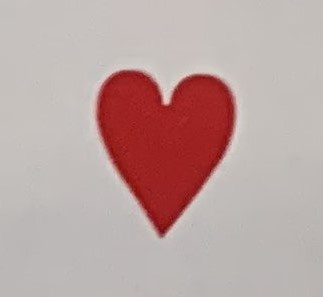
#> input picture Degree/Image Processing Assignment/ImageProcessing - A2/ImageA.jpeg, 323 x 297 px
$ python main.py
#> lines starting #> are read from the running program, lines starting #| are printed output that depends on the picture; after the words box and inside, x2 and y2 are one past the last pixel; in counts of white or black regions, pixels touching at a corner belong together
### Degree/Image Processing Assignment/ImageProcessing - A2/detectcorner.py
import cv2 as cv
import numpy as np

imagesCorner = []

'''
    This function take in images file name to load,
    then detect each image of sub-images corner
    saved found out of corners in images Corners then return them.
'''
def detectCorner(images):
    for item in images:
        img = cv.imread(item)
#> img is the input picture: shape (297, 323, 3); mean B, G, R 162.2, 164.6, 187.8
        grey = cv.cvtColor(img, cv.COLOR_BGR2GRAY)
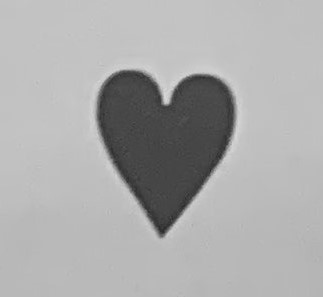
#> grey: shape (297, 323); min 38, max 218, mean 171.2

        #DetectConer then mark up with circle
        corners = cv.goodFeaturesToTrack(grey,200,0.5,2)
#> corners = [[164, 103], [168, 103]]
        corners = np.int0(corners)
        imagesCorner.append(corners)
        for corner in corners:
            x,y = corner.ravel()
            cv.circle(img, (x,y), 5, (0,255,255),-1)
#> this loop made 2 passes
#> img: shape (297, 323, 3); 0.12% of pixels changed, all inside (x1, y1, x2, y2) = (159, 98, 174, 109)
        cv.imshow(item, img)
#> pass 2 of the loop in detectCorner, `for item in images:`:
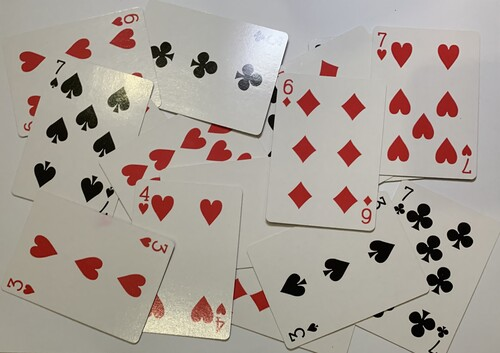
#> input picture Degree/Image Processing Assignment/ImageProcessing - A2/ImageWithObject1.jpeg, 500 x 353 px
#> in detectCorner, img is the input picture: shape (353, 500, 3); mean B, G, R 151.4, 159.5, 169
#> in detectCorner, `grey = cv.cvtColor(img, cv.COLOR_BGR2GRAY)`:
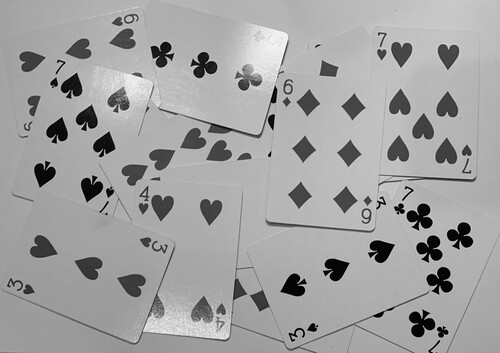
#> grey: shape (353, 500); min 0, max 254, mean 161.4
#> corners = 79 rows, first 8: [269, 156], [393, 245], [384, 203], [348, 263], [395, 207], [370, 257], [369, 253], [76, 73]
#> the loop in detectCorner, `for corner in corners:` made 79 passes
#> after the loop in detectCorner, `for corner in corners:`:
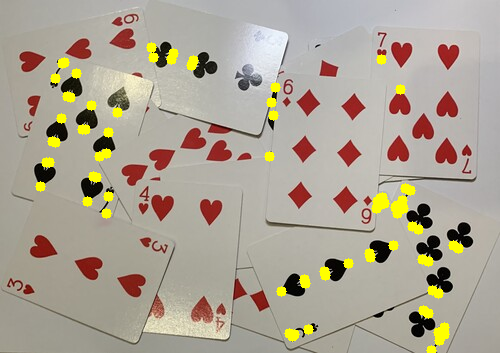
#> img: shape (353, 500, 3); 2.89% of pixels changed, all inside (x1, y1, x2, y2) = (35, 42, 464, 353)
#> pass 3 of the loop in detectCorner, `for item in images:`:
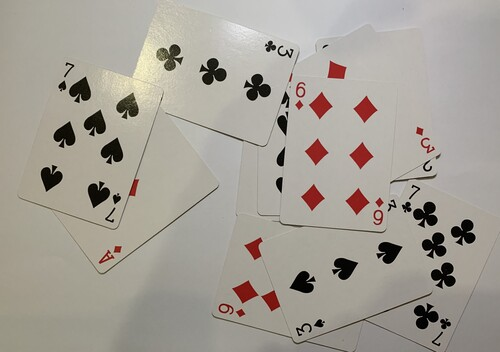
#> input picture Degree/Image Processing Assignment/ImageProcessing - A2/ImageNoObject1.jpeg, 500 x 352 px
#> in detectCorner, img is the input picture: shape (352, 500, 3); mean B, G, R 150.1, 158.9, 164.4
#> in detectCorner, `grey = cv.cvtColor(img, cv.COLOR_BGR2GRAY)`:
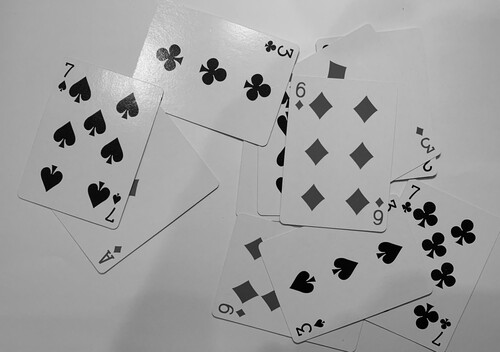
#> grey: shape (352, 500); min 0, max 247, mean 159.5
#> corners = 106 rows, first 8: [402, 205], [334, 273], [290, 57], [85, 77], [93, 135], [401, 247], [103, 183], [286, 112]
#> the loop in detectCorner, `for corner in corners:` made 106 passes
#> after the loop in detectCorner, `for corner in corners:`:
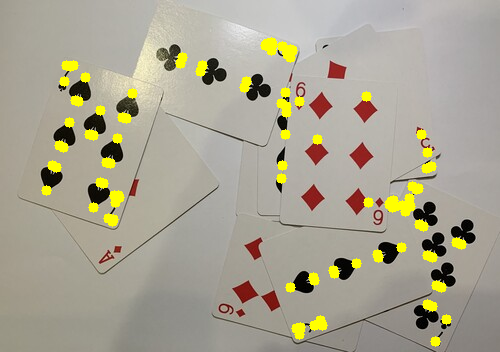
#> img: shape (352, 500, 3); 3.65% of pixels changed, all inside (x1, y1, x2, y2) = (41, 37, 467, 347)
#> the loop made 5 passes; the first 3 are shown

    return imagesCorner

### Degree/Image Processing Assignment/ImageProcessing - A2/measure.py
import math

distance = []

"""
    This function get every image of corners in list,
    then take x and y out from image A of corners with ravel(),
    then similar take other image of x and y, together put in compute average distance.
    the procedure is repear until all image has been compute with image A,
    all result are save in distance list to be show
"""
def measure(cornersList):
    # get image A of corner
    imageACorner = cornersList[0]
    # get x1 and y1 from Image A of corners
    for corner in imageACorner:
        x1,y1 = corner.ravel()
    # calculate distance for ImageA of coners to others 4 images of coners
    for i in range(1,len(cornersList)):
        distance.append(computeDistance(x1,y1,len(imageACorner), cornersList[i]))
    return distance

def computeDistance(x1,y1,length1,OtherImageConers):
    totalCorners = length1 + len(OtherImageConers)
    for corner in OtherImageConers:
        x2,y2 = corner.ravel()

    distance = math.sqrt(math.pow((x1-x2),2)+ math.sqrt(pow((y1-y2),2)))
    averageDistance = distance/totalCorners
    return averageDistance

### Degree/Image Processing Assignment/ImageProcessing - A2/main.py
from detectcorner import detectCorner
from measure import measure
from detectobject import detectObject
import cv2 as cv

'''
    To fullfill submisstion requirement,
    algorithm are separate to do in three file
    as expected and use a main.py file to run them.
'''
## answer for Question 1a, of image file name
images = ('ImageA.jpeg','ImageWithObject1.jpeg','ImageNoObject1.jpeg','ImageWithObject2.jpeg','ImageNoObject2.jpeg')


if __name__ == '__main__':
    ## 1b) corners detection
    corners = detectCorner(images)

    ## 1c) distance computation
    distance = measure(corners)
    ## show computation result
    print('-------------|1c Average Distance Calculation Result|------------------')
    for index,image in enumerate(images[1:]):
        print("image 1 corners to " + image + " corners -> " + str(distance[index]) ,end="\n")

    ## 1d) Object detection
    #detectObject(images)

    ## hold key to close all windows
    cv.waitKey(0)
    cv.destroyAllWindows()
